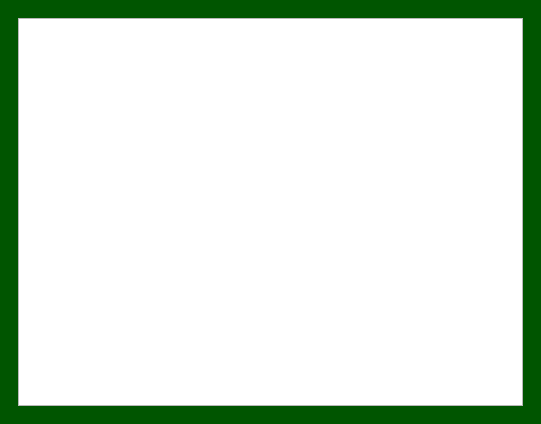
<?xml version="1.0" encoding="UTF-8"?>
<ui version="4.0">
 <class>TestWindow</class>
 <widget class="QMainWindow" name="TestWindow">
  <property name="geometry">
   <rect>
    <x>0</x>
    <y>0</y>
    <width>541</width>
    <height>424</height>
   </rect>
  </property>
  <property name="windowTitle">
   <string>MainWindow</string>
  </property>
  <property name="styleSheet">
   <string notr="true">QWidget#centralwidget{
	background-color: rgb(0, 85, 0);
}</string>
  </property>
  <widget class="QWidget" name="centralwidget">
   <layout class="QHBoxLayout" name="horizontalLayout_2">
    <item>
     <widget class="QStackedWidget" name="stackedWidget">
      <property name="currentIndex">
       <number>0</number>
      </property>
      <widget class="QWidget" name="page">
       <layout class="QHBoxLayout" name="horizontalLayout">
        <item>
         <widget class="QTableView" name="tableView"/>
        </item>
       </layout>
      </widget>
      <widget class="QWidget" name="page_2">
       <property name="styleSheet">
        <string notr="true"/>
       </property>
       <layout class="QGridLayout" name="gridLayout">
        <item row="0" column="0">
         <widget class="QPushButton" name="pushButton">
          <property name="text">
           <string>PushButton</string>
          </property>
         </widget>
        </item>
        <item row="0" column="1">
         <widget class="QPushButton" name="pushButton_2">
          <property name="text">
           <string>PushButton</string>
          </property>
         </widget>
        </item>
        <item row="1" column="0">
         <widget class="QPushButton" name="pushButton_5">
          <property name="text">
           <string>PushButton</string>
          </property>
         </widget>
        </item>
        <item row="2" column="0">
         <widget class="QPushButton" name="pushButton_4">
          <property name="text">
           <string>PushButton</string>
          </property>
         </widget>
        </item>
        <item row="1" column="1">
         <widget class="QPushButton" name="pushButton_6">
          <property name="text">
           <string>PushButton</string>
          </property>
         </widget>
        </item>
        <item row="2" column="1">
         <widget class="QPushButton" name="pushButton_3">
          <property name="text">
           <string>PushButton</string>
          </property>
         </widget>
        </item>
       </layout>
      </widget>
     </widget>
    </item>
   </layout>
  </widget>
 </widget>
 <resources/>
 <connections/>
</ui>
